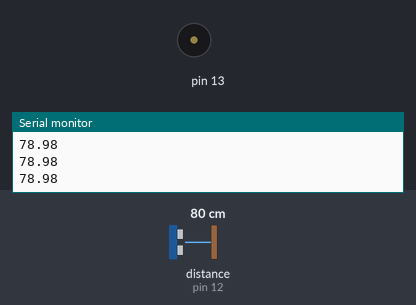
Bench run of a sketch on a simulated Arduino Uno, built with avr-gcc and run on an emulated ATmega328P. Parts: buzzer (waves = sounding), the last lines printed to the serial monitor. Wiring (inferred from the names in the program): ultrasonic range finder: trigger pin 8; echo pin 12. Inputs (shaded band) come from the test bench; at power-on: distance to the obstacle (sensor on pin 12) 80 cm. The echo pulse lasts 58.3 µs per cm.

Above: at 1.2 s.
1.3 s: distance to the obstacle (sensor on pin 12) set to 23 cm
2.8 s: distance to the obstacle (sensor on pin 12) set to 19 cm
At 3.2 s:
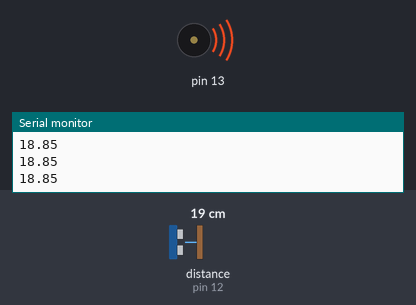
4.3 s: distance to the obstacle (sensor on pin 12) set to 35 cm
At 4.7 s:
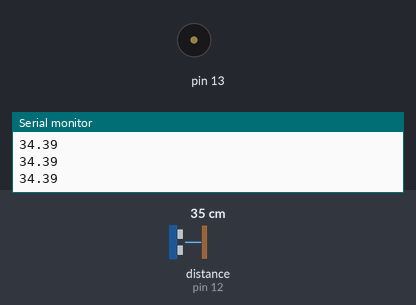
Timing chart, 0 to 7.3 s (numbered marks = the images above; inputs shaded):
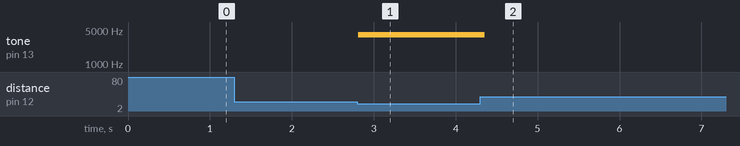

Measured:
- the behaviour switches between 21 and 20 cm on distance to the obstacle (sensor on pin 12) (found by bisection; images 0 and 1)
- after the input at 2.8 s, tone on pin 13: silent → 4000 Hz at once
- after the input at 4.3 s, tone on pin 13: 4000 Hz → silent after 0.06 s

The sketch:

Ultrasonic_sketch.ino
```cpp
const int TrigPin = 8;
const int EchoPin = 12;

void setup() {
  // put your setup code here, to run once:
pinMode(TrigPin, OUTPUT);  // Trigger Pin
pinMode(EchoPin, INPUT);  // Echo Pin
Serial.begin(9600);
}

void loop() {
  // put your main code here, to run repeatedly:

digitalWrite(TrigPin, LOW);
delayMicroseconds(2);
digitalWrite(TrigPin, HIGH);
delayMicroseconds(10);
digitalWrite(TrigPin, LOW);

float duration = pulseIn(EchoPin, HIGH);
float distance = duration*0.034/2;
Serial.println(distance);
if(distance>=10&& distance<=20)
{//digitalWrite(13,HIGH);
tone(13,4000,50);
 //delay(5000);
}

}
```
